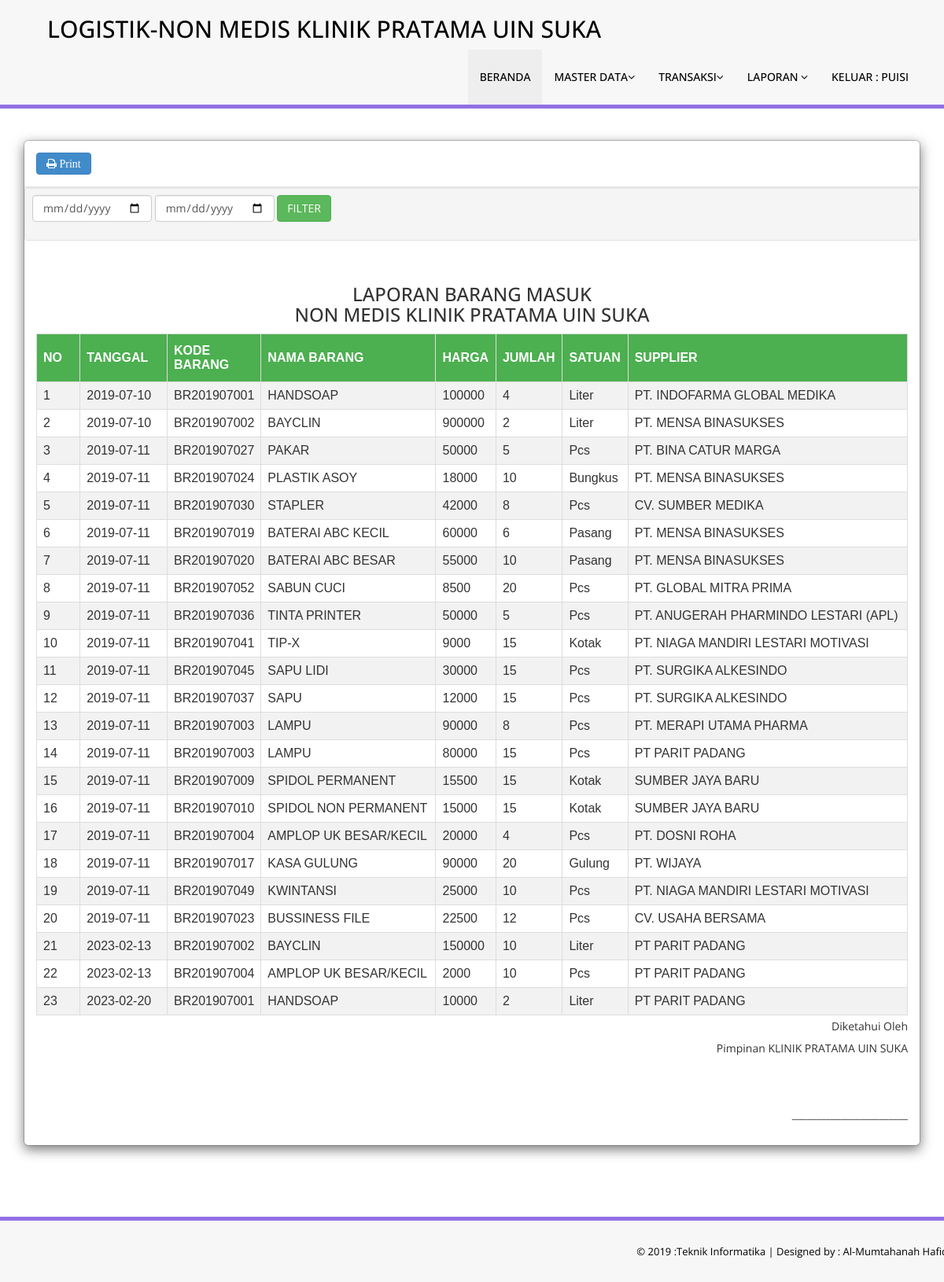
The app's page /master.php?page=laporan_masuk (signed in) with its own data.
### tables this page shows
CREATE TABLE `tbl_masuk` (
  `kode` int(11) NOT NULL,
  `kode_supplier` int(11) DEFAULT NULL,
  `kode_barang` int(11) DEFAULT NULL,
  `tanggal` date DEFAULT NULL,
  `jumlah` int(11) DEFAULT NULL,
  `harga` int(11) DEFAULT NULL,
  `total` int(11) DEFAULT NULL
);

CREATE TABLE `tbl_barang` (
  `kode` int(11) NOT NULL,
  `kode_barang` varchar(15) NOT NULL DEFAULT '',
  `kode_satuan` int(11) DEFAULT NULL,
  `nama_barang` varchar(100) DEFAULT NULL,
  `jumlah` int(11) NOT NULL,
  `harga` int(11) NOT NULL,
  `keterangan` text DEFAULT NULL
);

CREATE TABLE `tbl_satuan` (
  `kode` int(11) NOT NULL,
  `uraian` varchar(50) DEFAULT NULL
);

CREATE TABLE `tbl_supplier` (
  `kode` int(11) NOT NULL,
  `nama` varchar(100) DEFAULT NULL,
  `telepon` varchar(20) DEFAULT NULL,
  `alamat` varchar(100) DEFAULT NULL
);

### modul/laporan/laporan_masuk.php (the view, shortened to what this page needs)
<div class="col-md-16">
    <div class="box box-info">
        <div class="modal-content" style="overflow: auto;">
            <div class="modal-header">
                <button class="btn btn-primary large fa fa-print" onclick="printContent('cetak_report')"> Print</button>
            </div>
            <div class="well well-sm noprint">
                <form class="form-inline" role="form" method="post" action="">
                    <div class="form-group">
                        <input type="date" class="form-control" id="tgl1" name="tgl1" required>
                    </div>
                    <div class="form-group">
                        <input type="date" class="form-control" id="tgl2" name="tgl2" required>
                    </div>
                    <button type="submit" name="submit" class="btn btn-success">FILTER</button>
                </form>
            </div>
            <div class="modal-body" id="cetak_report">
                <center>
                    <H3> LAPORAN BARANG MASUK <br> NON MEDIS KLINIK PRATAMA UIN SUKA</H3>
                </center>
                <table id="customers" width="100%" border="1">
                    <tr>
                        <th width="5%">NO</th>
                        <th width="10%">TANGGAL</th>
                        <th width="10%">KODE BARANG</th>
                        <th>NAMA BARANG</th>
                        <th>HARGA</th>
                        <th>JUMLAH</th>
                        <th>SATUAN</th>
                        <th>SUPPLIER</th>
                    </tr>
                    <?php
                    $no = 1;
                    if (isset($_REQUEST['submit'])) {
                        $submit = $_REQUEST['submit'];
                        $tgl1 = $_REQUEST['tgl1'];
                        $tgl2 = $_REQUEST['tgl2'];
                        $select = mysqli_query($konek, "SELECT `tbl_masuk`.`kode` AS `kode`,`tbl_masuk`.`kode_supplier` AS `kode_supplier`,`tbl_masuk`.`kode_barang` AS `kode_barang`,`tbl_masuk`.`tanggal` AS `tanggal`,`tbl_masuk`.`jumlah` AS `jumlah`,`tbl_masuk`.`harga` AS `harga`,`tbl_masuk`.`total` AS `total`,`tbl_barang`.`nama_barang` AS `nama_barang`,`tbl_supplier`.`nama` AS `nama`,`tbl_barang`.`kode_barang` AS `kd_barang`,`tbl_satuan`.`uraian` AS `satuan` from (((`tbl_masuk` join `tbl_barang` on((`tbl_masuk`.`kode_barang` = `tbl_barang`.`kode`))) join `tbl_supplier` on((`tbl_masuk`.`kode_supplier` = `tbl_supplier`.`kode`))) join `tbl_satuan` on((`tbl_satuan`.`kode` = `tbl_barang`.`kode_satuan`))) WHERE tanggal BETWEEN '$tgl1' AND '$tgl2'");
                    } else {
                        $select = mysqli_query($konek, "select `tbl_masuk`.`kode` AS `kode`,`tbl_masuk`.`kode_supplier` AS `kode_supplier`,`tbl_masuk`.`kode_barang` AS `kode_barang`,`tbl_masuk`.`tanggal` AS `tanggal`,`tbl_masuk`.`jumlah` AS `jumlah`,`tbl_masuk`.`harga` AS `harga`,`tbl_masuk`.`total` AS `total`,`tbl_barang`.`nama_barang` AS `nama_barang`,`tbl_supplier`.`nama` AS `nama`,`tbl_barang`.`kode_barang` AS `kd_barang`,`tbl_satuan`.`uraian` AS `satuan` from (((`tbl_masuk` join `tbl_barang` on((`tbl_masuk`.`kode_barang` = `tbl_barang`.`kode`))) join `tbl_supplier` on((`tbl_masuk`.`kode_supplier` = `tbl_supplier`.`kode`))) join `tbl_satuan` on((`tbl_satuan`.`kode` = `tbl_barang`.`kode_satuan`))) order by tanggal asc");
                    }
                    if (mysqli_num_rows($select)) {
                        while ($data = mysqli_fetch_array($select)) {
                            ?>
                            <tr>
                                <td><?php echo $no++; ?></td>
                                <td><?php echo $data['tanggal']; ?></td>
                                <td><?php echo $data['kd_barang']; ?></td>
                                <td><?php echo $data['nama_barang']; ?></td>
                                <td><?php echo $data['harga']; ?></td>
                                <td> <?php echo $data['jumlah']; ?> </td>
                                <td> <?php echo $data['satuan']; ?> </td>
                                <td> <?php echo $data['nama']; ?> </td>
                            </tr>
                        <?php }
                    } else {
                        echo "Tidak di temukan";
                    }
                    ?>
                </table>
                <p align="right">
                    <td>Diketahui Oleh <br> Pimpinan KLINIK PRATAMA UIN SUKA
                        <br><br><br>
                        ________________________
                    </td>
                </p>
            </div>
        </div>
    </div>
</div>
</div>

### modul/laporan/laporan_masuk.php (style rules this page uses)
#customers { font-family: "Calibri", Arial, Helvetica, sans-serif; border-collapse: collapse; width: 100%; }
#customers td, #customers th { border: 1px solid #ddd; padding: 8px; }
#customers tr:nth-child(even) { background-color: #f2f2f2; }
#customers th { padding-top: 12px; padding-bottom: 12px; text-align: left; background-color: #4CAF50; color: white; }

### records on screen
tbl_masuk: tanggal "2019-07-10", kode_barang.kode_barang "BR201907001", kode_barang.nama_barang "HANDSOAP", harga "100000", jumlah "4", tbl_satuan.uraian "Liter", kode_supplier.nama "PT. INDOFARMA GLOBAL MEDIKA"
tbl_masuk: tanggal "2019-07-10", kode_barang.kode_barang "BR201907002", kode_barang.nama_barang "BAYCLIN", harga "900000", jumlah "2", tbl_satuan.uraian "Liter", kode_supplier.nama "PT. MENSA BINASUKSES"
tbl_masuk: tanggal "2019-07-11", kode_barang.kode_barang "BR201907027", kode_barang.nama_barang "PAKAR", harga "50000", jumlah "5", tbl_satuan.uraian "Pcs", kode_supplier.nama "PT. BINA CATUR MARGA"
tbl_masuk: tanggal "2019-07-11", kode_barang.kode_barang "BR201907024", kode_barang.nama_barang "PLASTIK ASOY", harga "18000", jumlah "10", tbl_satuan.uraian "Bungkus", kode_supplier.nama "PT. MENSA BINASUKSES"
tbl_masuk: tanggal "2019-07-11", kode_barang.kode_barang "BR201907030", kode_barang.nama_barang "STAPLER", harga "42000", jumlah "8", tbl_satuan.uraian "Pcs", kode_supplier.nama "CV. SUMBER MEDIKA"
tbl_masuk: tanggal "2019-07-11", kode_barang.kode_barang "BR201907019", kode_barang.nama_barang "BATERAI ABC KECIL", harga "60000", jumlah "6", tbl_satuan.uraian "Pasang", kode_supplier.nama "PT. MENSA BINASUKSES"
tbl_masuk: tanggal "2019-07-11", kode_barang.kode_barang "BR201907020", kode_barang.nama_barang "BATERAI ABC BESAR", harga "55000", jumlah "10", tbl_satuan.uraian "Pasang", kode_supplier.nama "PT. MENSA BINASUKSES"
tbl_masuk: tanggal "2019-07-11", kode_barang.kode_barang "BR201907052", kode_barang.nama_barang "SABUN CUCI", harga "8500", jumlah "20", tbl_satuan.uraian "Pcs", kode_supplier.nama "PT. GLOBAL MITRA PRIMA"
tbl_masuk: tanggal "2019-07-11", kode_barang.kode_barang "BR201907036", kode_barang.nama_barang "TINTA PRINTER", harga "50000", jumlah "5", tbl_satuan.uraian "Pcs", kode_supplier.nama "PT. ANUGERAH PHARMINDO LESTARI (APL)"
tbl_masuk: tanggal "2019-07-11", kode_barang.kode_barang "BR201907041", kode_barang.nama_barang "TIP-X", harga "9000", jumlah "15", tbl_satuan.uraian "Kotak", kode_supplier.nama "PT. NIAGA MANDIRI LESTARI MOTIVASI"
tbl_masuk: tanggal "2019-07-11", kode_barang.kode_barang "BR201907045", kode_barang.nama_barang "SAPU LIDI", harga "30000", jumlah "15", tbl_satuan.uraian "Pcs", kode_supplier.nama "PT. SURGIKA ALKESINDO"
tbl_masuk: tanggal "2019-07-11", kode_barang.kode_barang "BR201907037", kode_barang.nama_barang "SAPU", harga "12000", jumlah "15", tbl_satuan.uraian "Pcs", kode_supplier.nama "PT. SURGIKA ALKESINDO"
tbl_masuk: tanggal "2019-07-11", kode_barang.kode_barang "BR201907003", kode_barang.nama_barang "LAMPU", harga "90000", jumlah "8", tbl_satuan.uraian "Pcs", kode_supplier.nama "PT. MERAPI UTAMA PHARMA"
tbl_masuk: tanggal "2019-07-11", kode_barang.kode_barang "BR201907003", kode_barang.nama_barang "LAMPU", harga "80000", jumlah "15", tbl_satuan.uraian "Pcs", kode_supplier.nama "PT PARIT PADANG"
tbl_masuk: tanggal "2019-07-11", kode_barang.kode_barang "BR201907009", kode_barang.nama_barang "SPIDOL PERMANENT", harga "15500", jumlah "15", tbl_satuan.uraian "Kotak", kode_supplier.nama "SUMBER JAYA BARU"
tbl_masuk: tanggal "2019-07-11", kode_barang.kode_barang "BR201907010", kode_barang.nama_barang "SPIDOL NON PERMANENT", harga "15000", jumlah "15", tbl_satuan.uraian "Kotak", kode_supplier.nama "SUMBER JAYA BARU"
tbl_masuk: tanggal "2019-07-11", kode_barang.kode_barang "BR201907004", kode_barang.nama_barang "AMPLOP UK BESAR/KECIL", harga "20000", jumlah "4", tbl_satuan.uraian "Pcs", kode_supplier.nama "PT. DOSNI ROHA"
tbl_masuk: tanggal "2019-07-11", kode_barang.kode_barang "BR201907017", kode_barang.nama_barang "KASA GULUNG", harga "90000", jumlah "20", tbl_satuan.uraian "Gulung", kode_supplier.nama "PT. WIJAYA"
tbl_masuk: tanggal "2019-07-11", kode_barang.kode_barang "BR201907049", kode_barang.nama_barang "KWINTANSI", harga "25000", jumlah "10", tbl_satuan.uraian "Pcs", kode_supplier.nama "PT. NIAGA MANDIRI LESTARI MOTIVASI"
tbl_masuk: tanggal "2019-07-11", kode_barang.kode_barang "BR201907023", kode_barang.nama_barang "BUSSINESS FILE", harga "22500", jumlah "12", tbl_satuan.uraian "Pcs", kode_supplier.nama "CV. USAHA BERSAMA"
tbl_masuk: tanggal "2023-02-13", kode_barang.kode_barang "BR201907002", kode_barang.nama_barang "BAYCLIN", harga "150000", jumlah "10", tbl_satuan.uraian "Liter", kode_supplier.nama "PT PARIT PADANG"
tbl_masuk: tanggal "2023-02-13", kode_barang.kode_barang "BR201907004", kode_barang.nama_barang "AMPLOP UK BESAR/KECIL", harga "2000", jumlah "10", tbl_satuan.uraian "Pcs", kode_supplier.nama "PT PARIT PADANG"
tbl_masuk: tanggal "2023-02-20", kode_barang.kode_barang "BR201907001", kode_barang.nama_barang "HANDSOAP", harga "10000", jumlah "2", tbl_satuan.uraian "Liter", kode_supplier.nama "PT PARIT PADANG"

### other values on screen
$_SESSION['user_name'] "PUISI"
